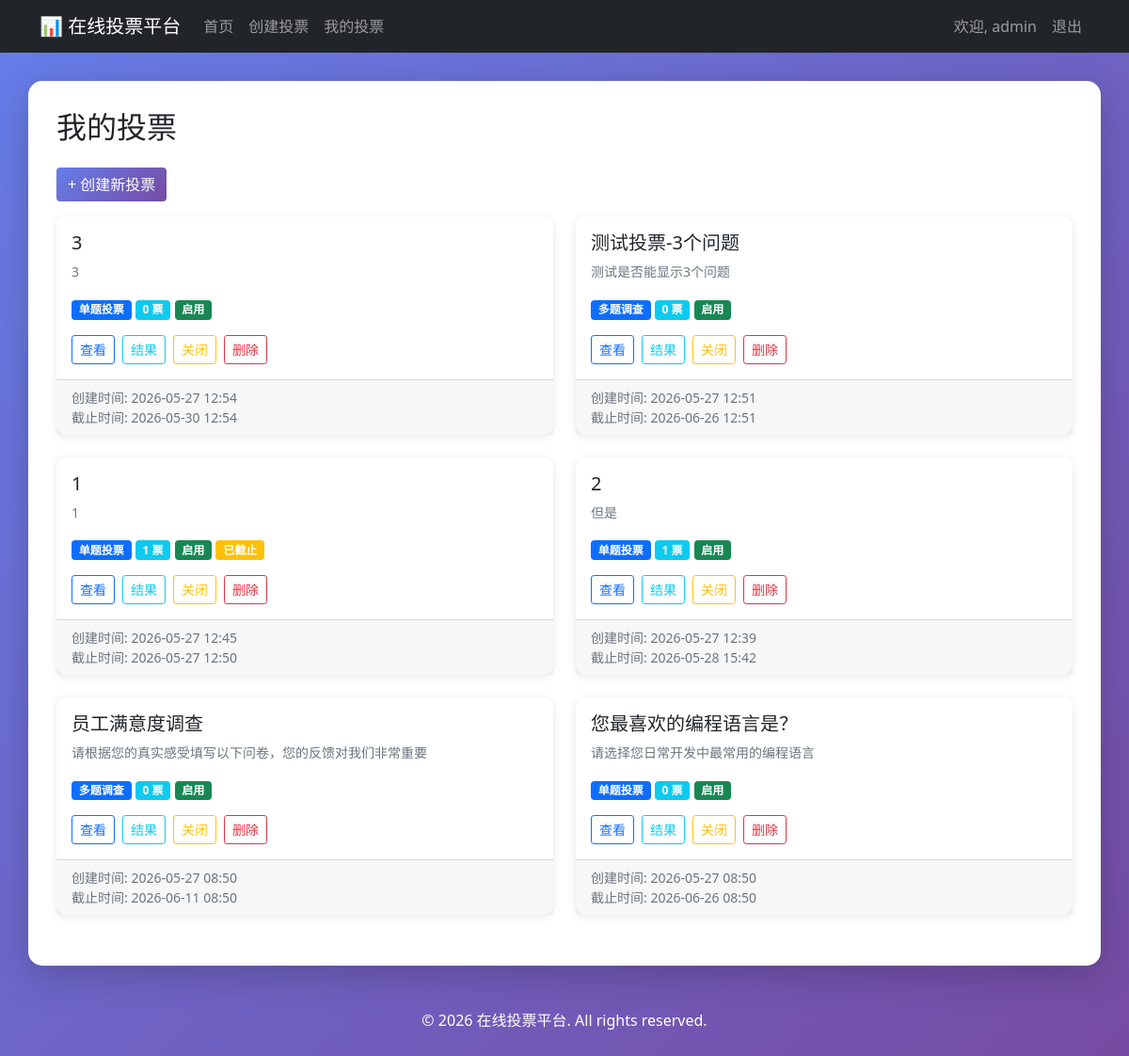
Page /my-polls/ (signed in) on the committed database.
### polls/models.py (models this page shows, shortened)
class Poll(models.Model):
    POLL_TYPE_CHOICES = [
        ('single', '单题投票'),
        ('multiple', '多题调查'),
    ]
    id = models.UUIDField(primary_key=True, default=uuid.uuid4, editable=False)
    title = models.CharField(max_length=200, verbose_name='投票标题')
    description = models.TextField(blank=True, verbose_name='投票描述')
    poll_type = models.CharField(max_length=20, choices=POLL_TYPE_CHOICES, default='single', verbose_name='投票类型')
    creator = models.ForeignKey(User, on_delete=models.CASCADE, related_name='polls', verbose_name='创建者')
    created_at = models.DateTimeField(auto_now_add=True, verbose_name='创建时间')
    deadline = models.DateTimeField(null=True, blank=True, verbose_name='截止时间')
    is_active = models.BooleanField(default=True, verbose_name='是否启用')
    require_login = models.BooleanField(default=False, verbose_name='需要登录')
    collect_location = models.BooleanField(default=False, verbose_name='收集地区信息')
    collect_age = models.BooleanField(default=False, verbose_name='收集年龄段')
    qr_code = models.ImageField(upload_to='qrcodes/', null=True, blank=True, verbose_name='二维码')
    class Meta:
        ordering = ['-created_at']
        verbose_name = '投票'
        verbose_name_plural = '投票'
    def is_expired(self):
        if self.deadline:
            return timezone.now() > self.deadline
        return False
    def total_votes(self):
        return VoteRecord.objects.filter(question__poll=self).values('session_id').distinct().count()

### polls/views.py (the view)
# urls.py: path('my-polls/', views.my_polls, name='my_polls'),
@login_required
def my_polls(request):
    polls = Poll.objects.filter(creator=request.user).order_by('-created_at')
    return render(request, 'polls/my_polls.html', {'polls': polls})

### templates/polls/my_polls.html (shortened to what this page needs)
{% extends 'base.html' %}
{% block content %}
<h2 class="mb-4">我的投票</h2>
<div class="mb-3">
    <a href="{% url 'create_poll' %}" class="btn btn-primary">+ 创建新投票</a>
</div>
{% if polls %}
<div class="row">
    {% for poll in polls %}
    <div class="col-md-6 mb-4">
        <div class="card h-100">
            <div class="card-body">
                <h5 class="card-title">{{ poll.title }}</h5>
                <p class="card-text text-muted small">{{ poll.description|truncatechars:80 }}</p>
                <p class="card-text">
                    <span class="badge bg-primary">{{ poll.get_poll_type_display }}</span>
                    <span class="badge bg-info">{{ poll.total_votes }} 票</span>
                    <span class="badge {% if poll.is_active %}bg-success{% else %}bg-danger{% endif %}">
                        {% if poll.is_active %}启用{% else %}关闭{% endif %}
                    </span>
                    {% if poll.is_expired %}
                        <span class="badge bg-warning">已截止</span>
                    {% endif %}
                </p>
                <div class="d-grid gap-2 d-md-flex">
                    <a href="{% url 'poll_detail' poll.id %}" class="btn btn-outline-primary btn-sm">查看</a>
                    <a href="{% url 'poll_results' poll.id %}" class="btn btn-outline-info btn-sm">结果</a>
                    <a href="{% url 'toggle_poll' poll.id %}" class="btn btn-outline-warning btn-sm">
                        {% if poll.is_active %}关闭{% else %}启用{% endif %}
                    </a>
                    <a href="{% url 'delete_poll' poll.id %}" class="btn btn-outline-danger btn-sm" onclick="return confirm('确定要删除这个投票吗？')">删除</a>
                </div>
            </div>
            <div class="card-footer text-muted small">
                创建时间: {{ poll.created_at|date:"Y-m-d H:i" }}
                {% if poll.deadline %}
                    <br>截止时间: {{ poll.deadline|date:"Y-m-d H:i" }}
                {% endif %}
            </div>
        </div>
    </div>
    {% endfor %}
</div>
{% else %}
<div class="text-center py-5">
    <p class="text-muted">您还没有创建任何投票。</p>
    <a href="{% url 'create_poll' %}" class="btn btn-primary">创建第一个投票</a>
</div>
{% endif %}
{% endblock %}

### templates/base.html (shortened to what this page needs)
<!DOCTYPE html>
<html lang="zh-CN">
<head>
    <link href="https://cdn.jsdelivr.net/npm/bootstrap@5.1.3/dist/css/bootstrap.min.css" rel="stylesheet">
</head>
<body>
    <nav class="navbar navbar-expand-lg navbar-dark bg-dark">
        <div class="container">
            <a class="navbar-brand" href="{% url 'index' %}">📊 在线投票平台</a>
            <div class="collapse navbar-collapse" id="navbarNav">
                <ul class="navbar-nav me-auto">
                    <li class="nav-item">
                        <a class="nav-link" href="{% url 'index' %}">首页</a>
                    </li>
                    {% if user.is_authenticated %}
                    <li class="nav-item">
                        <a class="nav-link" href="{% url 'create_poll' %}">创建投票</a>
                    </li>
                    <li class="nav-item">
                        <a class="nav-link" href="{% url 'my_polls' %}">我的投票</a>
                    </li>
                    {% endif %}
                </ul>
                <ul class="navbar-nav">
                    {% if user.is_authenticated %}
                    <li class="nav-item">
                        <span class="nav-link">欢迎, {{ user.username }}</span>
                    </li>
                    <li class="nav-item">
                        <a class="nav-link" href="{% url 'logout' %}">退出</a>
                    </li>
                    {% else %}
                    <li class="nav-item">
                        <a class="nav-link" href="{% url 'login' %}">登录</a>
                    </li>
                    {% endif %}
                </ul>
            </div>
        </div>
    </nav>
    <div class="container main-container">
        {% block content %}{% endblock %}
    </div>
    <footer class="text-center text-white py-3">
        <p>&copy; 2026 在线投票平台. All rights reserved.</p>
    </footer>
</body>
</html>

### templates/base.html (style rules this page uses)
body { background: linear-gradient(135deg, #667eea 0%, #764ba2 100%); min-height: 100vh; }
.main-container { background: white; border-radius: 15px; box-shadow: 0 10px 40px rgba(0,0,0,0.2); margin-top: 30px; margin-bottom: 30px; padding: 30px; }
.btn-primary { background: linear-gradient(135deg, #667eea 0%, #764ba2 100%); border: none; }
.card { border: none; border-radius: 10px; box-shadow: 0 2px 10px rgba(0,0,0,0.1); transition: transform 0.2s; }

### rows in the picture
Poll: title "3", description "3", poll_type "单题投票", total_votes "0", is_active "启用", created_at "2026-05-27 12:54", deadline "2026-05-30 12:54"
Poll: title "测试投票-3个问题", description "测试是否能显示3个问题", poll_type "多题调查", total_votes "0", is_active "启用", created_at "2026-05-27 12:51", deadline "2026-06-26 12:51"
Poll: title "1", description "1", poll_type "单题投票", total_votes "1", is_active "启用", shows "已截止", created_at "2026-05-27 12:45", deadline "2026-05-27 12:50"
Poll: title "2", description "但是", poll_type "单题投票", total_votes "1", is_active "启用", created_at "2026-05-27 12:39", deadline "2026-05-28 15:42"
Poll: title "员工满意度调查", description "请根据您的真实感受填写以下问卷，您的反馈对我们非常重要", poll_type "多题调查", total_votes "0", is_active "启用", created_at "2026-05-27 08:50", deadline "2026-06-11 08:50"
Poll: title "您最喜欢的编程语言是？", description "请选择您日常开发中最常用的编程语言", poll_type "单题投票", total_votes "0", is_active "启用", created_at "2026-05-27 08:50", deadline "2026-06-26 08:50"

### other values in the picture
{{ user.username }} "admin"
